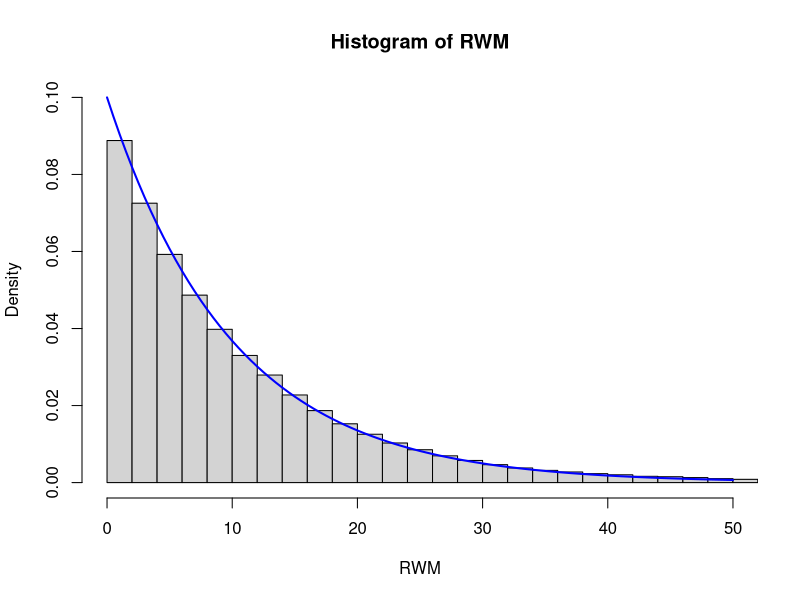
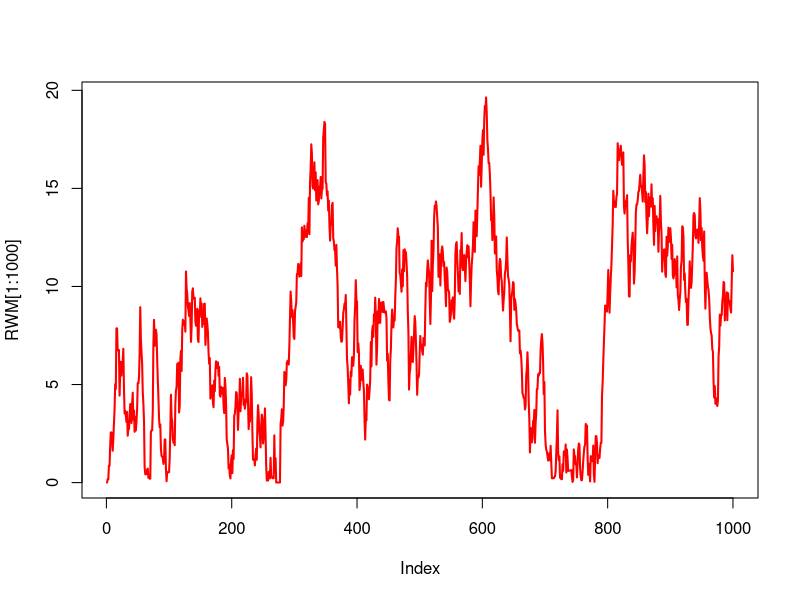
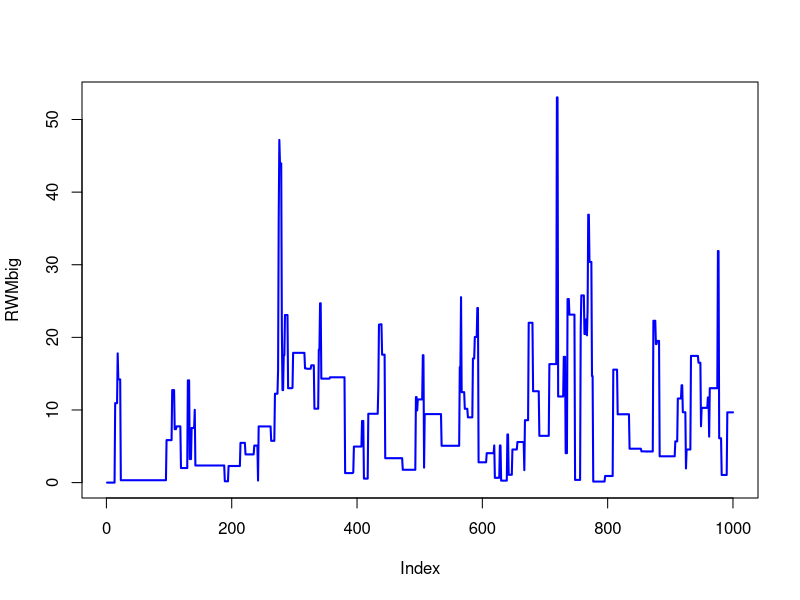
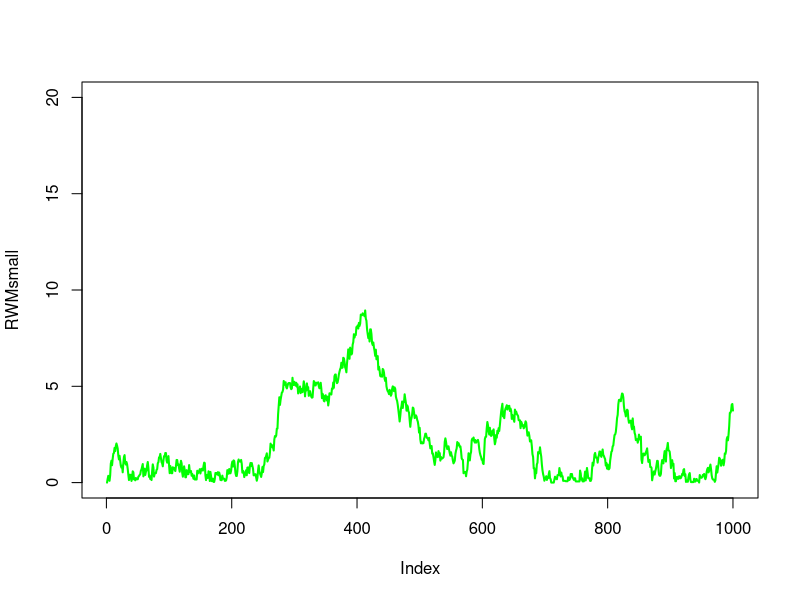
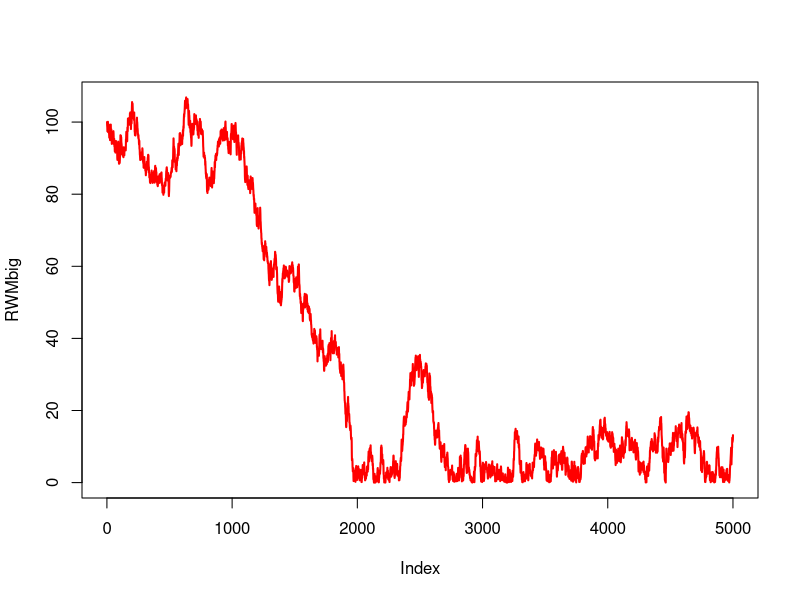

R code for these plots, in order:
## ---- chunk 1
metroexp <- function(n, rate, sigma, initial) {
  MC <- rep(0, n)
  accept <- function(x, y) exp(-rate * (y - x))

  MC[1] <- initial
  for (i in 1:(n - 1)) {
    prop <- MC[i] + rnorm(1, 0, sigma)
    if (prop < 0)  MC[i + 1] <- MC[i]
    else if (runif(1) <= accept(MC[i], prop)) MC[i + 1] <- prop
    else MC[i + 1] <- MC[i]
  }
  
  return(MC)
}
## ---- chunk 2
RWM <- metroexp(1e6, 0.1, 1, 0)

hist(RWM, probability = TRUE, xlim = c(0, 50), ylim = c(0, 0.1), breaks = 50)
curve(dexp(x, 0.1), add = TRUE, lwd = 2, col = "blue")
## ---- chunk 3
plot(RWM[1:1000], lwd = 2, col = "red", type = "l")
## ---- chunk 4
RWMbig <- metroexp(1000, 0.1, 50, 0)
plot(RWMbig, lwd = 2, col = "blue", type = "l")

RWMsmall <- metroexp(1000, 0.1, 0.25, 0)
plot(RWMsmall, lwd = 2, col = "green", type = "l", ylim = c(0, 20))
## ---- chunk 5
set.seed(3)
RWMbig <- metroexp(5000, 0.1, 1, 100)
plot(RWMbig, lwd = 2, col = "red", type = "l")
